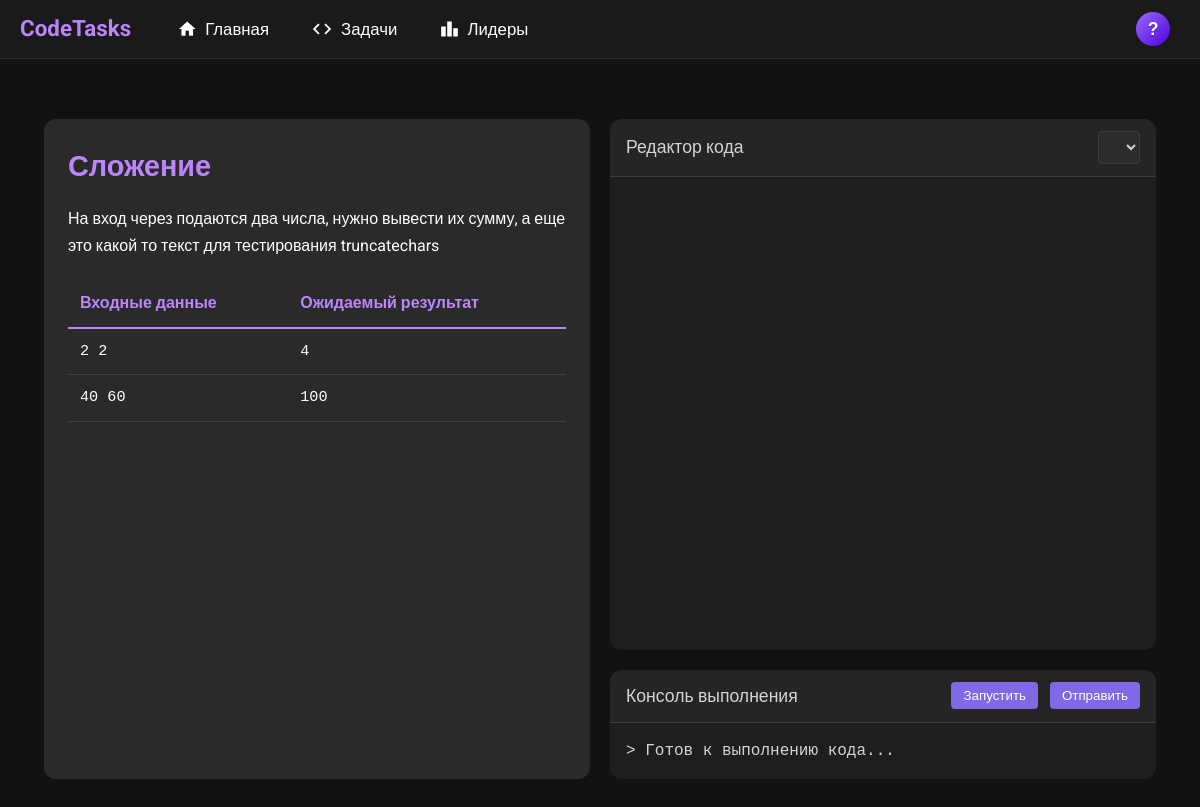
Page /ide/1 on the earlier database version.
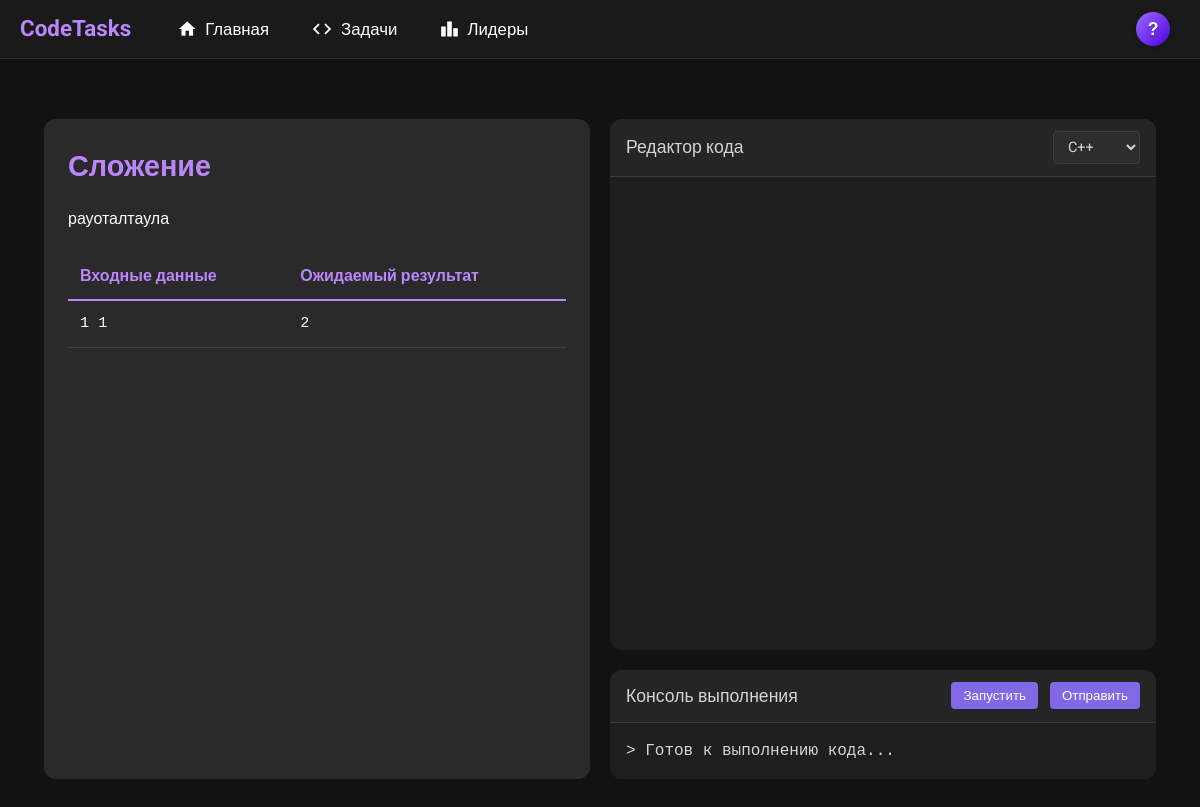
Same page on the later database version.
### app/models.py (models this page shows, shortened)
class Task(models.Model):
    title = models.CharField(max_length=100)
    description = models.TextField()
    COMPLEXITY_CHOICES = [
        (0, 'Easy'),
        (1, 'Medium'),
        (2, 'Hard'),
        (3, "Extreme"),
        (4, "Hardcore")
    ]
    complexity = models.IntegerField(choices=COMPLEXITY_CHOICES)
    award_points = models.IntegerField(default=0)

class Test(models.Model):
    stdin = models.TextField()
    stdout = models.TextField()
    task = models.ForeignKey(Task, on_delete=models.DO_NOTHING)

### app/views.py (the view)
# urls.py: path("ide/<int:task_id>", views.ide, name="ide"),
def ide(request: HttpRequest, task_id):
    task = get_object_or_404(Task, id=task_id)
    tests = Test.objects.filter(task=task)
    languages = Language.objects.all()
    context = {"task": task, "tests": tests, "languages": languages}
    return render(request, "ide.html", context)

### templates/ide.html (shortened to what this page needs)
{% extends 'base.html' %}
{% block content %}
    <div class="task-container">
        <div class="task-description">
            <h1 class="task-title">{{ task.title }}</h1>
            <div class="description-content">
                {{ task.description|safe }}
                <table class="test-table">
                    <thead>
                    <tr>
                        <th>Входные данные</th>
                        <th>Ожидаемый результат</th>
                    </tr>
                    </thead>
                    <tbody>
                    {% for test in tests|slice:":3" %}
                        <tr>
                            <td>
                                <pre>{{ test.stdin }}</pre>
                            </td>
                            <td>
                                <pre>{{ test.stdout }}</pre>
                            </td>
                        </tr>
                    {% endfor %}
                    </tbody>
                </table>
            </div>
        </div>
        <div class="editor-container">
            <div class="editor-header">
                <div class="editor-title">Редактор кода</div>
                <div>
                    <select id="language-select" class="language-selector">
                        {% for i in languages %}
                            <option value="{{ i.language }}">{{ i.get_language_display }}</option>
                        {% endfor %}
                    </select>
                </div>
            </div>
            <div id="editor" class="editor-wrapper"></div>
        </div>
        <div class="console-container">
            <div class="console-header">
                <div class="console-title">Консоль выполнения</div>
                <div class="console-controls">
                    <button id="run-button">Запустить</button>
                    <button id="submit-button">Отправить</button>
                </div>
            </div>
            <div id="console-output" class="console-content">> Готов к выполнению кода...</div>
        </div>
    </div>
{% endblock %}

### templates/base.html (shortened to what this page needs)
<!DOCTYPE html>
<html lang="ru">
<head>
</head>
<body>
<header>
    <div class="header-left">
        <a href="/" class="logo">
            <span>CodeTasks</span>
        </a>
        <nav>
            <ul>
                <li>
                    <a href="/"
                       class="{% if request.path == '/' %}active{% endif %}"
                       id="home-link">
                        <span class="material-icons nav-icon">home</span>
                        <span>Главная</span>
                    </a>
                </li>
                <li>
                    <a href="/tasks/"
                       class="{% if '/tasks/' in request.path %}active{% endif %}"
                       id="tasks-link">
                           <span class="nav-icon">
                               <svg width="22" height="22" viewBox="0 0 24 24" fill="currentColor">
                                   <path d="M14.6,16.6L19.2,12L14.6,7.4L16,6L22,12L16,18L14.6,16.6M9.4,16.6L4.8,12L9.4,7.4L8,6L2,12L8,18L9.4,16.6Z"/>
                               </svg>
                           </span>
                        <span>Задачи</span>
                    </a>
                </li>
                <li>
                    <a href="/leaders/"
                       class="{% if '/leaders/' in request.path %}active{% endif %}"
                       id="leaders-link">
                        <span class="material-icons nav-icon">leaderboard</span>
                        <span>Лидеры</span>
                    </a>
                </li>
            </ul>
        </nav>
    </div>
    {% if request.user.is_authenticated %}
    <div class="dropdown">
        <button class="dropdown-button">
            <div class="avatar"
                 style="background: linear-gradient(135deg, {{ user_profile.color1|default:'#9d6bff' }}, {{ user_profile.color2|default:'#4a00e0' }});">
                {{ request.user.username.0|upper }}
            </div>
        </button>
        <div class="dropdown-content">
            <a href="{% url 'profile' request.user.username %}" class="dropdown-item">
                <span class="material-icons dropdown-icon">person</span>
                <span>Профиль</span>
            </a>
            <a href="{% url 'edit_profile' %}" class="dropdown-item">
                <span class="material-icons dropdown-icon">settings</span>
                <span>Настройки профиля</span>
            </a>
            <form action="{% url 'logout' %}" method="post" class="logout-form">
                {% csrf_token %}
                <button type="submit" class="logout-button">
                    <span class="material-icons dropdown-icon">logout</span>
                    <span>Выход</span>
                </button>
            </form>
        </div>
    </div>
        {% else %}
        <div class="dropdown">
        <button class="dropdown-button">
            <div class="avatar"
                 style="background: linear-gradient(135deg, {{ user_profile.color1|default:'#9d6bff' }}, {{ user_profile.color2|default:'#4a00e0' }});">
                ?
            </div>
        </button>
    </div>
    {% endif %}
</header>
<main>
    {% block content %}
    {% endblock %}
</main>
</body>
</html>

### templates/base.html (style rules this page uses)
:root { --md-sys-color-primary: #bb86fc; --md-sys-color-on-primary: #000000; --md-sys-color-primary-container: #8168e6; --md-sys-color-secondary: #bb86fc; --md-sys-color-surface: #1a1a1a; --md-sys-color-on-surface: #ffffff; --md-sys-color-surface-variant: #2a2a2a; --md-sys-color-error: #ff8a9e; --md-sys-color-outline: #a5a1aa; --md-ref-typeface-brand: 'Roboto', sans-serif; --md-ref-typeface-plain: 'Roboto', sans-serif; }
* { margin: 0; padding: 0; box-sizing: border-box; }
body { font-family: var(--md-ref-typeface-plain); color: var(--md-sys-color-on-surface); background-color: #121212; line-height: 1.6; font-size: 16px; }
header { display: flex; align-items: center; justify-content: space-between; padding: 6px 20px; background-color: var(--md-sys-color-surface); position: sticky; top: 0; z-index: 1000; border-bottom: 1px solid rgba(255, 255, 255, 0.08); }
.header-left { display: flex; align-items: center; gap: 30px; }
.logo { display: flex; align-items: center; gap: 10px; font-family: var(--md-ref-typeface-brand); font-weight: 700; font-size: 1.4rem; color: var(--md-sys-color-primary); text-decoration: none; white-space: nowrap; }
nav ul { display: flex; list-style: none; gap: 10px; padding: 0; margin: 0; }
nav a { text-decoration: none; color: var(--md-sys-color-on-surface); font-weight: 500; font-size: 1.05rem; padding: 8px 16px; border-radius: 20px; transition: all 0.3s ease; display: inline-flex; align-items: center; gap: 8px; }
.nav-icon { font-size: 20px; display: flex; align-items: center; justify-content: center; }
.dropdown { position: relative; }
.avatar { width: 34px; height: 34px; border-radius: 50%; display: flex; align-items: center; justify-content: center; font-size: 1.1rem; font-weight: bold; color: white; text-shadow: 0 1px 2px rgba(0, 0, 0, 0.3); box-shadow: 0 2px 6px rgba(0, 0, 0, 0.15); transition: all 0.3s ease; flex-shrink: 0; }
.dropdown-button { background: none; border: none; cursor: pointer; display: flex; align-items: center; gap: 8px; padding: 6px 10px; border-radius: 20px; transition: all 0.3s ease; }
main { max-width: 1200px; margin: 40px auto; padding: 0 24px; }

### templates/ide.html (style rules this page uses)
html, body { overflow: hidden; height: 100%; margin: 0; padding: 0; }
.task-container { display: grid; grid-template-columns: 1fr 1fr; grid-template-rows: 1fr auto; gap: 20px; height: calc(100vh - 100px); padding: 20px; box-sizing: border-box; }
.task-description { grid-column: 1; grid-row: 1 / span 2; background-color: var(--md-sys-color-surface-variant); border-radius: 12px; padding: 24px; overflow-y: auto; display: flex; flex-direction: column; }
.editor-container { grid-column: 2; grid-row: 1; display: flex; flex-direction: column; background-color: #1e1e1e; border-radius: 12px; overflow: hidden; }
.console-container { grid-column: 2; grid-row: 2; display: flex; flex-direction: column; background-color: #1e1e1e; border-radius: 12px; overflow: hidden; }
.editor-header, .console-header { display: flex; justify-content: space-between; align-items: center; padding: 12px 16px; background-color: #252526; border-bottom: 1px solid #3c3c3c; }
.editor-title, .console-title { font-weight: 500; font-size: 1.1rem; color: #d4d4d4; }
.editor-wrapper { flex: 1; }
.console-content { flex: 1; padding: 16px; background-color: #1e1e1e; color: #d4d4d4; overflow-y: auto; font-family: monospace; white-space: pre-wrap; line-height: 1.5; }
.task-title { font-size: 1.8rem; margin-bottom: 16px; color: var(--md-sys-color-primary); font-weight: 700; }
.description-content { line-height: 1.7; flex: 1; }
.test-table { width: 100%; border-collapse: collapse; margin: 20px 0; background: transparent; }
.test-table th { padding: 10px 12px; text-align: left; font-weight: 600; color: var(--md-sys-color-primary); border-bottom: 2px solid var(--md-sys-color-primary); }
.test-table td { padding: 10px 12px; border-bottom: 1px solid rgba(255, 255, 255, 0.1); }
.test-table pre { margin: 0; padding: 0; background: transparent; font-family: monospace; font-size: 0.95rem; }
.language-selector { background-color: #2d2d2d; color: #d4d4d4; border: 1px solid #3c3c3c; border-radius: 4px; padding: 6px 10px; font-family: inherit; font-size: 0.9rem; }
.console-controls button { background-color: var(--md-sys-color-primary-container); color: white; border: none; border-radius: 4px; padding: 6px 12px; margin-left: 8px; cursor: pointer; font-weight: 500; transition: background-color 0.2s; }
#run-button { background-color: #8168e6; }
#submit-button { background-color: #8168e6; }

Differences in the rows shown:
removed Test: stdin "40 60", stdout "100"
changed Task "Сложение": description "На вход через подаются два числа, нужно вывести их сумму, а еще это какой то текст для тестирования truncatechars" → "рауоталтаула"
changed Test: stdin "2 2" → "1 1"; stdout "4" → "2"
Other differences:
form field value: (not shown) → "C++"
